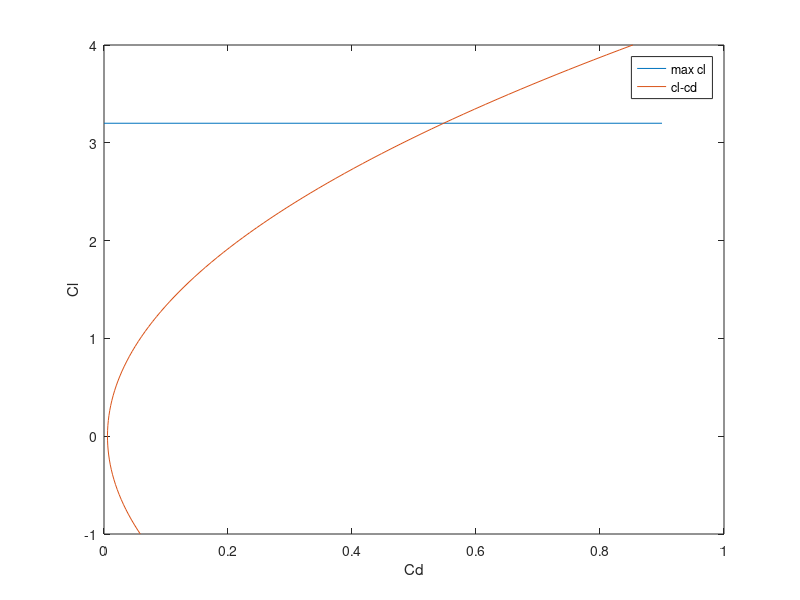

This figure's MATLAB source:
%% Cl-Cd plot
clift = linspace(-1,4);
cdrag_0 = 0.0056;
e = 0.832;
AR = 7.225;
Cdrag = cdrag_0 + (clift.^2/(pi*e*AR));
cl_max = 3.2;
plot([0,0.9],[cl_max,cl_max]);
hold on
plot(Cdrag,clift);
xlabel('Cd');
ylabel('Cl');
legend('max cl','cl-cd')